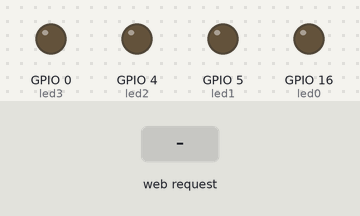
A sketch run on a simulated ESP8266 (NodeMCU). Parts: output pins drawn as LEDs (lit = HIGH). Dashed ring = blinking. Inputs (shaded band) come from the test bench.

Above: at 1.2 s.
1.3 s: HTTP request GET /data/ received
At 1.7 s:
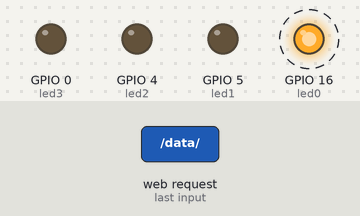
At 2.2 s:
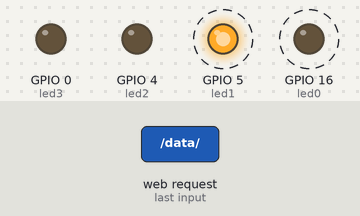
Timing chart, 0 to 12.8 s (numbered marks = the images above; inputs shaded):
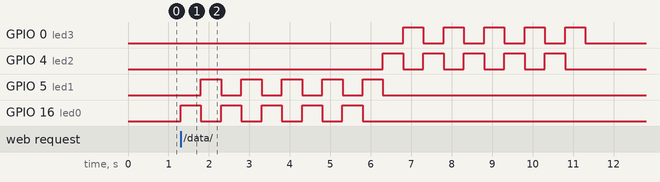

The sketch:

server.ino
```cpp
#include <ESP8266WiFi.h>
#include <ESP8266WebServer.h>
#include <ArduinoJson.h>


#define led0 16               //D0
#define led1 5                //D1
#define led2 4                //D2
#define led3 0                //D3

const char *ssid      = "ssid";
const char *password  = "password";

int sensor_value1 = 0;
int sensor_value2 = 0;
String sensor_values;

ESP8266WebServer server(80);

void toggleLeds()
{
  if (sensor_value1 == 0)  {digitalWrite(led0, LOW);digitalWrite(led1, LOW);}
  if (sensor_value2 == 0)  {digitalWrite(led2, LOW);digitalWrite(led3, LOW);}

  if (sensor_value1 == 1)  {
    for (int i = 0; i < 5; i++){
      digitalWrite(led0, HIGH);
      digitalWrite(led1, LOW);
      delay(500);

      digitalWrite(led0, LOW);
      digitalWrite(led1, HIGH);
      delay(500);

    }
    digitalWrite(led0, LOW);
    digitalWrite(led1, LOW);
  }
  if (sensor_value2 == 1)  {
    for (int i = 0; i < 5; i++){
      digitalWrite(led2, HIGH);
      digitalWrite(led3, LOW);
      delay(500);

      digitalWrite(led2, LOW);
      digitalWrite(led3, HIGH);
      delay(500);

    }
    digitalWrite(led2, LOW);
    digitalWrite(led3, LOW);
  }
}

void handleSentVar() {

  if (server.hasArg("sensor_reading"))
  {
    sensor_values = server.arg("sensor_reading");
    Serial.println(sensor_values);
  }

  StaticJsonDocument<200> doc;
  deserializeJson(doc,sensor_values);

  if(doc["sensor1_reading"] == "0") sensor_value1=0; else sensor_value1=1;
  if(doc["sensor2_reading"] == "0") sensor_value2=0; else sensor_value2=1;

  toggleLeds();

  server.send(200, "text/html", "Data received");
}

void setup() {
  Serial.begin(9600);
  WiFi.softAP(ssid, password);
  IPAddress myIP = WiFi.softAPIP();
  pinMode(led0, OUTPUT);
  pinMode(led1, OUTPUT);
  pinMode(led2, OUTPUT);
  pinMode(led3, OUTPUT);

  toggleLeds();

  server.on("/data/", HTTP_GET, handleSentVar);
  server.begin();
}

void loop() {
  server.handleClient();
}
```

Measured:
- after the input at 1.3 s, GPIO 0 (led3): alternates HIGH for 0.50 s and LOW for 0.50 s, 10 changes in all, then stays LOW, starting after 5.5 s; GPIO 4 (led2): alternates HIGH for 0.50 s and LOW for 0.50 s, 10 changes in all, then stays LOW, starting after 5.0 s
